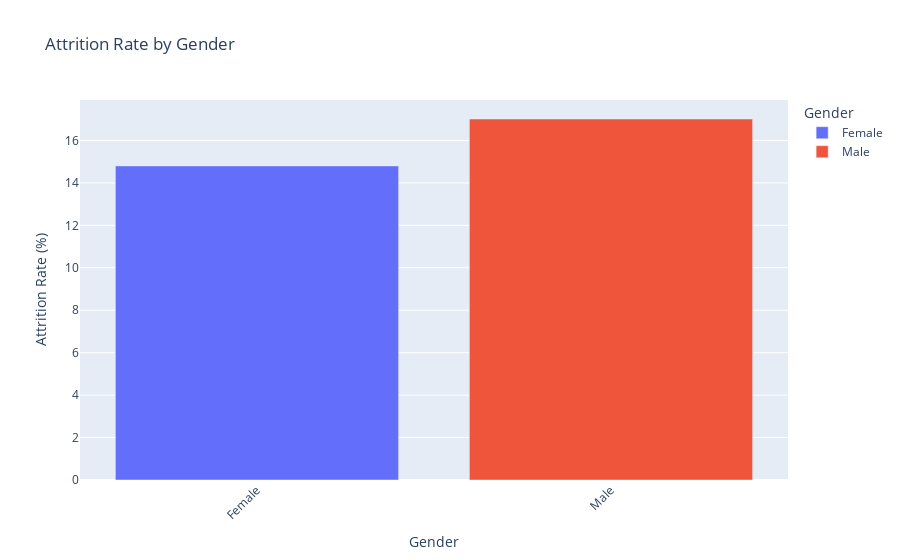

The cell this chart's notebook holds for it:
### Code cell
# Example 1: Department-wise attrition rate
df1, fig1 = query_and_visualize("What is the attrition rate of male and female employees?")

### Figure 1 — Plotly figure (JSON) as saved in the notebook; plotly's stock layout.template omitted (floating-point values rounded to 4 significant figures)
{"data": [{"hovertemplate": "Gender=%{x}<br>Attrition Rate (%)=%{y}<extra></extra>", "legendgroup": "Female", "marker": {"color": "#636efa", "pattern": {"shape": ""}}, "name": "Female", "orientation": "v", "showlegend": true, "textposition": "auto", "type": "bar", "x": ["Female"], "xaxis": "x", "y": [14.8], "yaxis": "y"}, {"hovertemplate": "Gender=%{x}<br>Attrition Rate (%)=%{y}<extra></extra>", "legendgroup": "Male", "marker": {"color": "#EF553B", "pattern": {"shape": ""}}, "name": "Male", "orientation": "v", "showlegend": true, "textposition": "auto", "type": "bar", "x": ["Male"], "xaxis": "x", "y": [17.01], "yaxis": "y"}], "layout": {"barmode": "relative", "legend": {"title": {"text": "Gender"}, "tracegroupgap": 0}, "title": {"text": "Attrition Rate by Gender"}, "xaxis": {"anchor": "y", "categoryarray": ["Female", "Male"], "categoryorder": "array", "domain": [0, 1], "tickangle": -45, "title": {"text": "Gender"}}, "yaxis": {"anchor": "x", "domain": [0, 1], "title": {"text": "Attrition Rate (%)"}}}}
